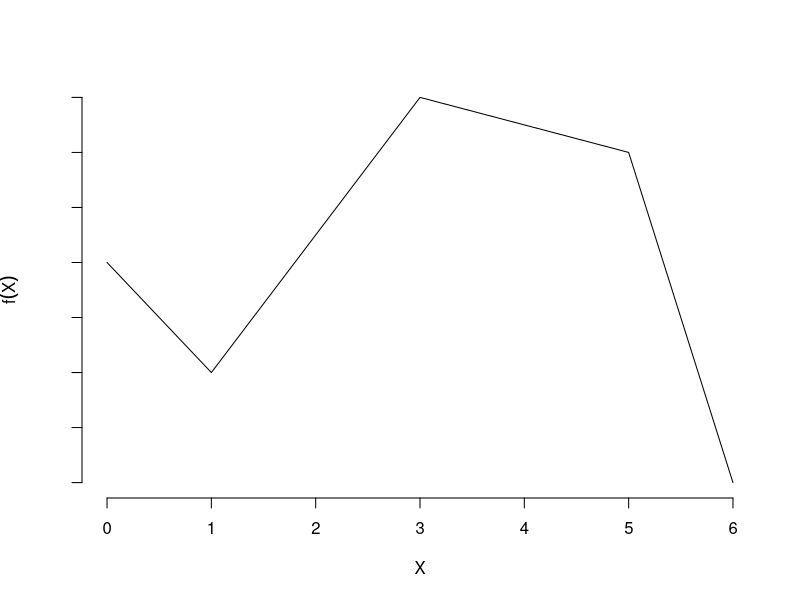
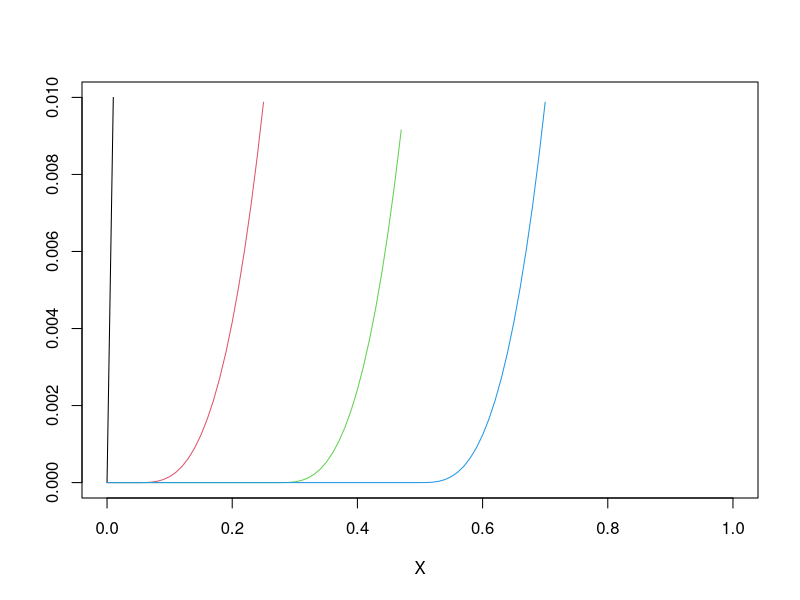
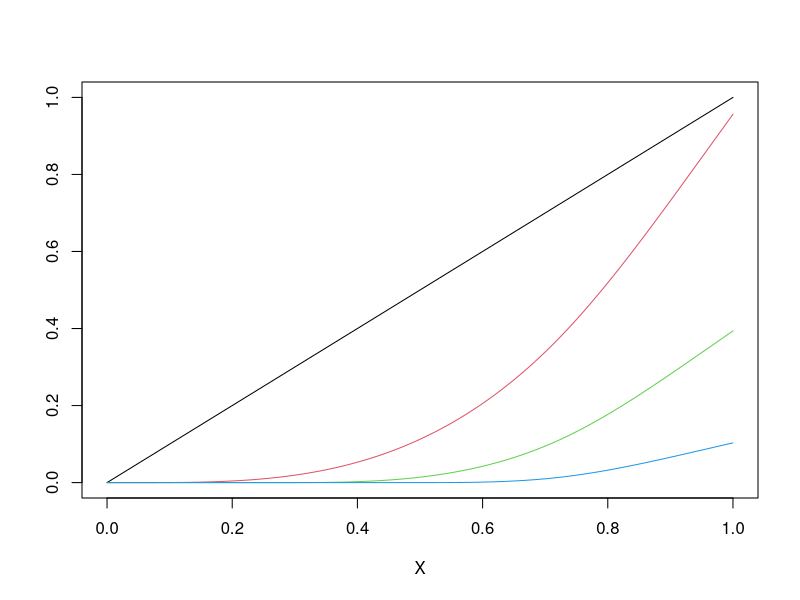
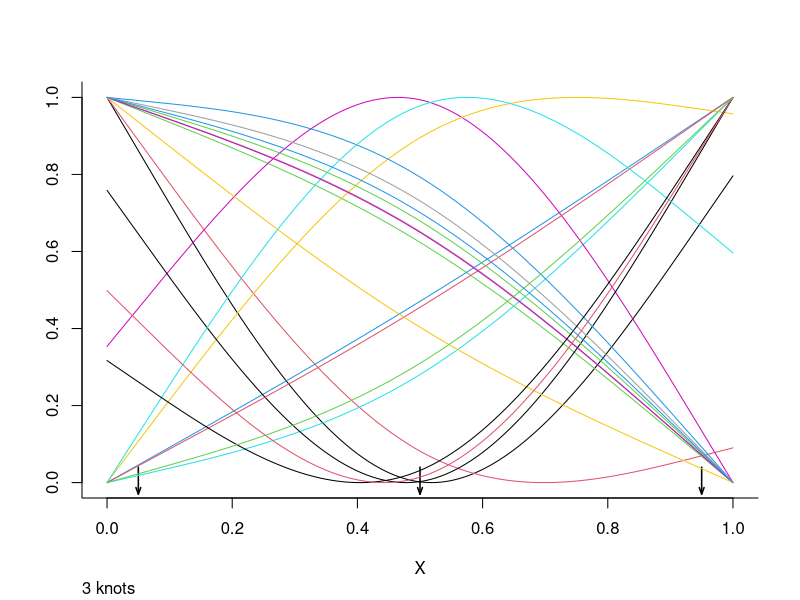
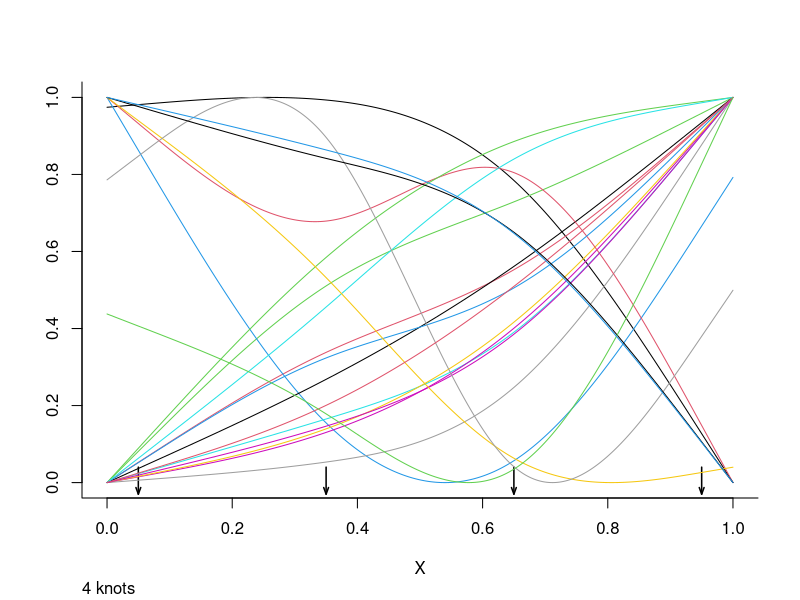
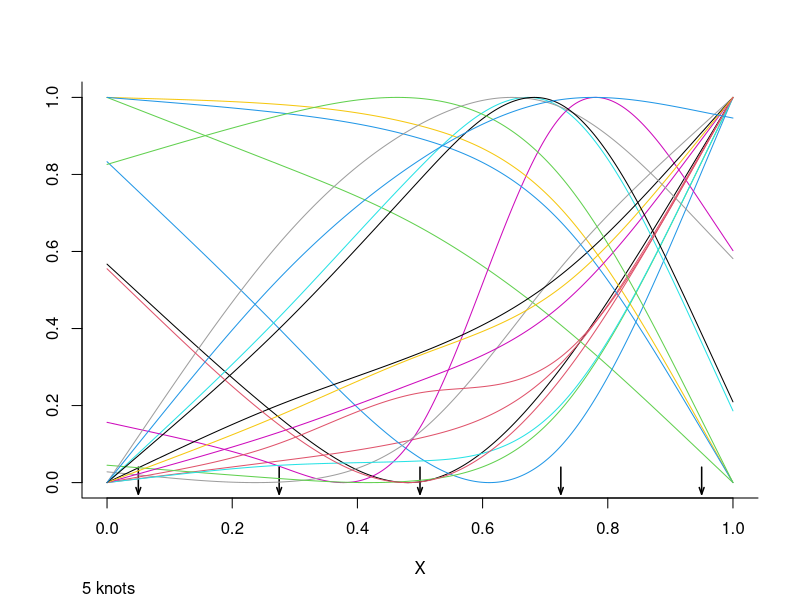
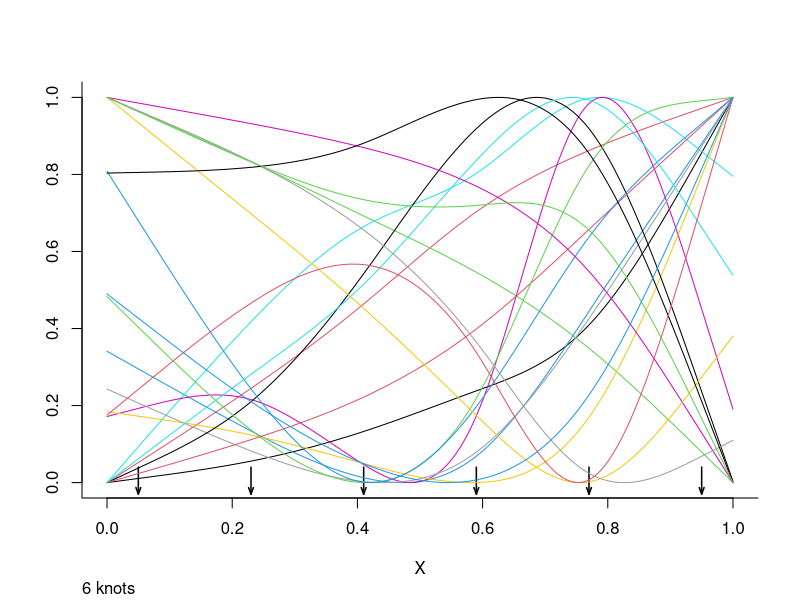
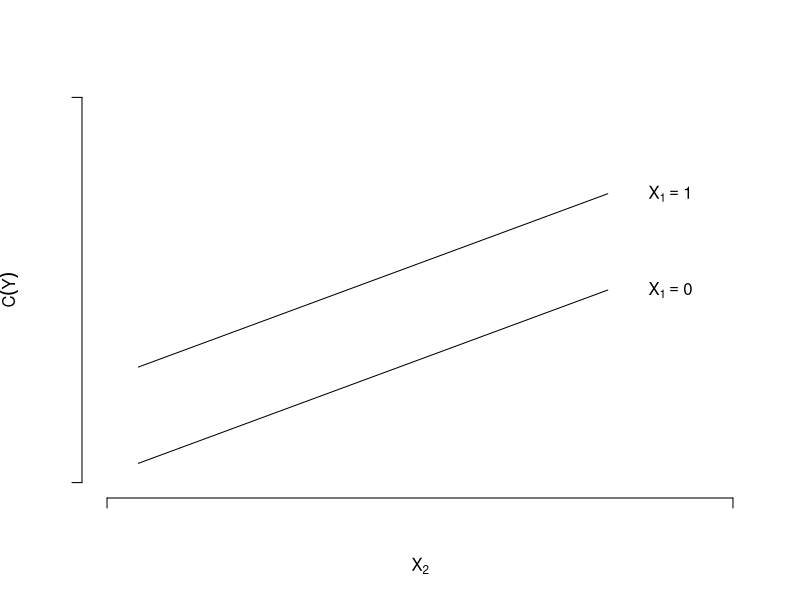

Source code (R) for these figures, in order:
## ----echo=FALSE---------------------------------------------------------------
require(Hmisc)
knitrSet('gen')


## ----lspline2,echo=FALSE,child='lspline.Rnw'----------------------------------

## ----lspline,echo=FALSE,bty='l',cap='A linear spline function with knots at $a = 1, b = 3, c = 5$.'----
x <- c(0,1,3,5,6)
y <- c(4,3,5.5,5,2)
plot(x, y, type="l", xlab=expression(X), ylab=expression(f(X)), axes=FALSE)
axis(1)
axis(2, labels=FALSE)



## ----rcscomp2,child='rcscomp.Rnw'---------------------------------------------

## ----rcscomp,mfrow=c(1,2),left=-2,h=3.5,w=4.5,cap='Restricted cubic spline component variables for $k = 5$ and knots at $X = .05, .275, .5, .725$, and $.95$.  Nonlinear basis functions are scaled by $\\tau$.  The left panel is a $y$--magnification of the right panel.  Fitted functions such as those in Figure \\ref{fig:gen-rcsex} will be linear combinations of these basis functions as long as knots are at the same locations used here.',scap='Restricted cubic spline component variables for 5 knots'----
require(Hmisc)
x <- rcspline.eval(seq(0,1,.01),
                   knots=seq(.05,.95,length=5), inclx=T)
xm <- x
xm[xm > .0106] <- NA
matplot(x[,1], xm, type="l", ylim=c(0,.01),
        xlab=expression(X), ylab='', lty=1)
matplot(x[,1], x,  type="l",
        xlab=expression(X), ylab='', lty=1)



## ----rcsex2,child='rcsex.Rnw'-------------------------------------------------

## ----rcsex,h=6,w=5.5,left=-2,bot=2,mfrow=c(2,2),ps=13,cap='Some typical restricted cubic spline functions for $k = 3, 4, 5, 6$.  The $y$--axis is $X\\beta$.  Arrows indicate knots. These curves were derived by randomly choosing values of $\\beta$ subject to standard deviations of fitted functions being normalized.',scap='Some typical restricted cubic spline functions'----
x <- seq(0, 1, length=300)
for(nk in 3:6) {
  set.seed(nk)
  knots <- seq(.05, .95, length=nk)
  xx <- rcspline.eval(x, knots=knots, inclx=T)
  for(i in 1 : (nk - 1))
    xx[,i] <- (xx[,i] - min(xx[,i])) /
              (max(xx[,i]) - min(xx[,i]))
  for(i in 1 : 20) {
    beta  <- 2*runif(nk-1) - 1
    xbeta <- xx %*% beta + 2 * runif(1) - 1
    xbeta <- (xbeta - min(xbeta)) /
             (max(xbeta) - min(xbeta))
    if(i == 1) {
      plot(x, xbeta, type="l", lty=1,
           xlab=expression(X), ylab='', bty="l")
      title(sub=paste(nk,"knots"), adj=0, cex=.75)
      for(j in 1 : nk)
        arrows(knots[j], .04, knots[j], -.03,
               angle=20, length=.07, lwd=1.5)
    }
    else lines(x, xbeta, col=i)
  }
}



## ----regass2,child='regass.Rnw'-----------------------------------------------

## ----regass,echo=FALSE,cap='Regression assumptions for one binary and one continuous predictor',axes=FALSE----
plot(0:1, 0:1, xlab=expression(X[2]), ylab=expression(C(Y)),
     axes=FALSE,  type='n')
axis(1, at=0:1, labels=rep('',2))
axis(2, at=0:1, labels=rep('',2))
lines(c(.05, .8), c(.05, .5))
lines(c(.05, .8), c(.30, .75))
text(.9, .5, expression(X[1]==0), adj=.5)
text(.9, .75,expression(X[1]==1), adj=.5)



x <- c(0,1,3,5,6)
y <- c(4,3,5.5,5,2)
plot(x, y, type="l", xlab=expression(X), ylab=expression(f(X)), axes=FALSE)
axis(1)
axis(2, labels=FALSE)



require(Hmisc)
x <- rcspline.eval(seq(0,1,.01),
                   knots=seq(.05,.95,length=5), inclx=T)
xm <- x
xm[xm > .0106] <- NA
matplot(x[,1], xm, type="l", ylim=c(0,.01),
        xlab=expression(X), ylab='', lty=1)
matplot(x[,1], x,  type="l",
        xlab=expression(X), ylab='', lty=1)



x <- seq(0, 1, length=300)
for(nk in 3:6) {
  set.seed(nk)
  knots <- seq(.05, .95, length=nk)
  xx <- rcspline.eval(x, knots=knots, inclx=T)
  for(i in 1:(nk-1))
    xx[,i]<-(xx[,i] - min(xx[,i])) /
      (max(xx[,i]) - min(xx[,i]))
  for(i in 1:20) {
    beta  <- 2*runif(nk-1) - 1
    xbeta <- xx%*%beta+2*runif(1) - 1
    xbeta <- (xbeta - min(xbeta)) /
             (max(xbeta) - min(xbeta))
    if(i==1) {
      plot(x, xbeta, type="l", lty=1,
           xlab=expression(X), ylab='', bty="l")
      title(sub=paste(nk,"knots"), adj=0, cex=.75)
      for(j in 1:nk)
        arrows(knots[j], .04, knots[j], -.03,
               angle=20, length=.07, lwd=1.5)
    }
    else lines(x, xbeta, col=i)
  }
}



plot(0:1, 0:1, xlab=expression(X[2]), ylab=expression(C(Y)),
     axes=FALSE,  type='n')
axis(1, at=0:1, labels=rep('',2))
axis(2, at=0:1, labels=rep('',2))
lines(c(.05, .8), c(.05, .5))
lines(c(.05, .8), c(.30, .75))
text(.9, .5, expression(X[1]==0), adj=.5)
text(.9, .75,expression(X[1]==1), adj=.5)
